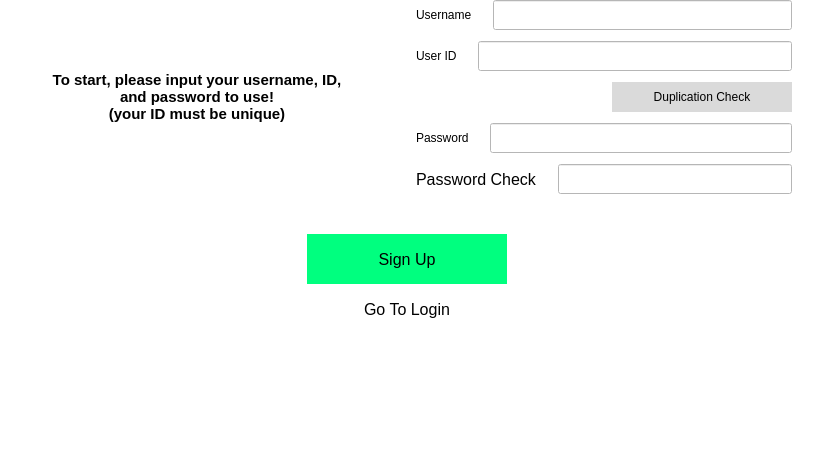
<?xml version="1.0" encoding="UTF-8"?>
<ui version="4.0">
 <class>SignupWidget</class>
 <widget class="QWidget" name="SignupWidget">
  <property name="geometry">
   <rect>
    <x>0</x>
    <y>0</y>
    <width>814</width>
    <height>452</height>
   </rect>
  </property>
  <property name="windowTitle">
   <string>Form</string>
  </property>
  <property name="styleSheet">
   <string notr="true">QWidget{
background-color: rgb(255, 255, 255);
}
QLabel{font: 12pt &quot;System&quot;;}

QPushButton{
background-color: rgb(218, 218, 218)
font: 12pt &quot;System&quot;;
border: 0px;
}

QPushButton:hover{
background-color: rgb(194, 194, 194);
font: 12pt &quot;System&quot;;
border: 0px;
}

QPushButton:pressed{
font: 12pt &quot;System&quot;;
background-color: rgb(184, 184, 184);
border: 0px;
}</string>
  </property>
  <layout class="QVBoxLayout" name="verticalLayout_2">
   <property name="spacing">
    <number>0</number>
   </property>
   <property name="leftMargin">
    <number>0</number>
   </property>
   <property name="topMargin">
    <number>0</number>
   </property>
   <property name="rightMargin">
    <number>0</number>
   </property>
   <property name="bottomMargin">
    <number>0</number>
   </property>
   <item>
    <layout class="QVBoxLayout" name="RegisterLayout">
     <property name="sizeConstraint">
      <enum>QLayout::SizeConstraint::SetDefaultConstraint</enum>
     </property>
     <item>
      <layout class="QHBoxLayout" name="horizontalLayout">
       <property name="sizeConstraint">
        <enum>QLayout::SizeConstraint::SetDefaultConstraint</enum>
       </property>
       <item>
        <widget class="QLabel" name="label_2">
         <property name="sizePolicy">
          <sizepolicy hsizetype="MinimumExpanding" vsizetype="Preferred">
           <horstretch>0</horstretch>
           <verstretch>0</verstretch>
          </sizepolicy>
         </property>
         <property name="styleSheet">
          <string notr="true">font: 12pt &quot;Arial&quot;;</string>
         </property>
         <property name="text">
          <string>&lt;html&gt;&lt;head/&gt;&lt;body&gt;&lt;p align=&quot;center&quot;&gt;&lt;span style=&quot; font-size:11pt; font-weight:700;&quot;&gt;To start, please input your username, ID,&lt;br/&gt;and password to use!&lt;br/&gt;(your ID must be unique)&lt;/span&gt;&lt;/p&gt;&lt;/body&gt;&lt;/html&gt;</string>
         </property>
         <property name="wordWrap">
          <bool>true</bool>
         </property>
        </widget>
       </item>
       <item>
        <spacer name="horizontalSpacer_5">
         <property name="orientation">
          <enum>Qt::Orientation::Horizontal</enum>
         </property>
         <property name="sizeType">
          <enum>QSizePolicy::Policy::Fixed</enum>
         </property>
         <property name="sizeHint" stdset="0">
          <size>
           <width>13</width>
           <height>20</height>
          </size>
         </property>
        </spacer>
       </item>
       <item>
        <widget class="QWidget" name="inputWidget" native="true">
         <property name="sizePolicy">
          <sizepolicy hsizetype="Preferred" vsizetype="Minimum">
           <horstretch>0</horstretch>
           <verstretch>0</verstretch>
          </sizepolicy>
         </property>
         <property name="minimumSize">
          <size>
           <width>0</width>
           <height>160</height>
          </size>
         </property>
         <property name="styleSheet">
          <string notr="true"/>
         </property>
         <layout class="QVBoxLayout" name="verticalLayout">
          <property name="spacing">
           <number>11</number>
          </property>
          <property name="topMargin">
           <number>0</number>
          </property>
          <property name="bottomMargin">
           <number>0</number>
          </property>
          <item>
           <layout class="QHBoxLayout" name="usernameLayout">
            <item>
             <widget class="QLabel" name="usernameLabel">
              <property name="sizePolicy">
               <sizepolicy hsizetype="Preferred" vsizetype="Preferred">
                <horstretch>0</horstretch>
                <verstretch>0</verstretch>
               </sizepolicy>
              </property>
              <property name="maximumSize">
               <size>
                <width>16777215</width>
                <height>26</height>
               </size>
              </property>
              <property name="styleSheet">
               <string notr="true">font: 700 12pt;</string>
              </property>
              <property name="text">
               <string>Username</string>
              </property>
             </widget>
            </item>
            <item>
             <spacer name="horizontalSpacer">
              <property name="orientation">
               <enum>Qt::Orientation::Horizontal</enum>
              </property>
              <property name="sizeType">
               <enum>QSizePolicy::Policy::Fixed</enum>
              </property>
              <property name="sizeHint" stdset="0">
               <size>
                <width>10</width>
                <height>20</height>
               </size>
              </property>
             </spacer>
            </item>
            <item>
             <widget class="QLineEdit" name="usernameInput">
              <property name="minimumSize">
               <size>
                <width>0</width>
                <height>30</height>
               </size>
              </property>
              <property name="maximumSize">
               <size>
                <width>16777215</width>
                <height>40</height>
               </size>
              </property>
              <property name="baseSize">
               <size>
                <width>0</width>
                <height>30</height>
               </size>
              </property>
             </widget>
            </item>
           </layout>
          </item>
          <item>
           <layout class="QVBoxLayout" name="useridBigLayout">
            <property name="topMargin">
             <number>0</number>
            </property>
            <property name="bottomMargin">
             <number>0</number>
            </property>
            <item>
             <layout class="QHBoxLayout" name="useridLayout">
              <item>
               <widget class="QLabel" name="useridLabel">
                <property name="enabled">
                 <bool>true</bool>
                </property>
                <property name="sizePolicy">
                 <sizepolicy hsizetype="Preferred" vsizetype="Fixed">
                  <horstretch>0</horstretch>
                  <verstretch>0</verstretch>
                 </sizepolicy>
                </property>
                <property name="maximumSize">
                 <size>
                  <width>16777215</width>
                  <height>26</height>
                 </size>
                </property>
                <property name="styleSheet">
                 <string notr="true">font: 700 12pt;</string>
                </property>
                <property name="text">
                 <string>User ID</string>
                </property>
               </widget>
              </item>
              <item>
               <spacer name="horizontalSpacer_2">
                <property name="orientation">
                 <enum>Qt::Orientation::Horizontal</enum>
                </property>
                <property name="sizeType">
                 <enum>QSizePolicy::Policy::Fixed</enum>
                </property>
                <property name="sizeHint" stdset="0">
                 <size>
                  <width>10</width>
                  <height>20</height>
                 </size>
                </property>
               </spacer>
              </item>
              <item>
               <widget class="QLineEdit" name="useridInput">
                <property name="minimumSize">
                 <size>
                  <width>0</width>
                  <height>30</height>
                 </size>
                </property>
                <property name="maximumSize">
                 <size>
                  <width>16777215</width>
                  <height>40</height>
                 </size>
                </property>
                <property name="baseSize">
                 <size>
                  <width>0</width>
                  <height>30</height>
                 </size>
                </property>
               </widget>
              </item>
             </layout>
            </item>
            <item>
             <layout class="QHBoxLayout" name="horizontalLayout_2">
              <property name="topMargin">
               <number>0</number>
              </property>
              <property name="rightMargin">
               <number>0</number>
              </property>
              <item alignment="Qt::AlignmentFlag::AlignLeft">
               <widget class="QLabel" name="idcheckLabel">
                <property name="text">
                 <string/>
                </property>
               </widget>
              </item>
              <item>
               <widget class="QPushButton" name="idAvailableButton">
                <property name="sizePolicy">
                 <sizepolicy hsizetype="Fixed" vsizetype="Fixed">
                  <horstretch>0</horstretch>
                  <verstretch>0</verstretch>
                 </sizepolicy>
                </property>
                <property name="minimumSize">
                 <size>
                  <width>180</width>
                  <height>30</height>
                 </size>
                </property>
                <property name="baseSize">
                 <size>
                  <width>200</width>
                  <height>0</height>
                 </size>
                </property>
                <property name="styleSheet">
                 <string notr="true">font: 12pt &quot;System&quot;;
background-color: rgb(218, 218, 218);
border-color: rgb(218, 218, 218);
border: 50px;
</string>
                </property>
                <property name="text">
                 <string>Duplication Check</string>
                </property>
               </widget>
              </item>
             </layout>
            </item>
           </layout>
          </item>
          <item>
           <layout class="QVBoxLayout" name="passwordBigLayout">
            <property name="sizeConstraint">
             <enum>QLayout::SizeConstraint::SetDefaultConstraint</enum>
            </property>
            <item>
             <layout class="QHBoxLayout" name="passwordLayout">
              <item>
               <widget class="QLabel" name="passwordLabel">
                <property name="styleSheet">
                 <string notr="true">font: 700 12pt;</string>
                </property>
                <property name="text">
                 <string>Password</string>
                </property>
               </widget>
              </item>
              <item>
               <spacer name="horizontalSpacer_9">
                <property name="orientation">
                 <enum>Qt::Orientation::Horizontal</enum>
                </property>
                <property name="sizeType">
                 <enum>QSizePolicy::Policy::Fixed</enum>
                </property>
                <property name="sizeHint" stdset="0">
                 <size>
                  <width>10</width>
                  <height>20</height>
                 </size>
                </property>
               </spacer>
              </item>
              <item>
               <widget class="QLineEdit" name="passwordInput">
                <property name="enabled">
                 <bool>true</bool>
                </property>
                <property name="minimumSize">
                 <size>
                  <width>0</width>
                  <height>30</height>
                 </size>
                </property>
                <property name="maximumSize">
                 <size>
                  <width>16777215</width>
                  <height>40</height>
                 </size>
                </property>
                <property name="baseSize">
                 <size>
                  <width>0</width>
                  <height>30</height>
                 </size>
                </property>
                <property name="echoMode">
                 <enum>QLineEdit::EchoMode::Password</enum>
                </property>
               </widget>
              </item>
             </layout>
            </item>
            <item>
             <layout class="QHBoxLayout" name="passwordcheckLayout">
              <item>
               <widget class="QLabel" name="label">
                <property name="font">
                 <font>
                  <family>System</family>
                  <pointsize>12</pointsize>
                  <italic>false</italic>
                  <bold>false</bold>
                 </font>
                </property>
                <property name="text">
                 <string>Password Check</string>
                </property>
               </widget>
              </item>
              <item>
               <spacer name="horizontalSpacer_3">
                <property name="orientation">
                 <enum>Qt::Orientation::Horizontal</enum>
                </property>
                <property name="sizeType">
                 <enum>QSizePolicy::Policy::Fixed</enum>
                </property>
                <property name="sizeHint" stdset="0">
                 <size>
                  <width>10</width>
                  <height>20</height>
                 </size>
                </property>
               </spacer>
              </item>
              <item>
               <widget class="QLineEdit" name="passwordcheckInput">
                <property name="minimumSize">
                 <size>
                  <width>0</width>
                  <height>30</height>
                 </size>
                </property>
                <property name="baseSize">
                 <size>
                  <width>0</width>
                  <height>30</height>
                 </size>
                </property>
                <property name="echoMode">
                 <enum>QLineEdit::EchoMode::Password</enum>
                </property>
               </widget>
              </item>
             </layout>
            </item>
           </layout>
          </item>
         </layout>
        </widget>
       </item>
       <item>
        <spacer name="horizontalSpacer_6">
         <property name="orientation">
          <enum>Qt::Orientation::Horizontal</enum>
         </property>
         <property name="sizeType">
          <enum>QSizePolicy::Policy::Fixed</enum>
         </property>
         <property name="sizeHint" stdset="0">
          <size>
           <width>13</width>
           <height>20</height>
          </size>
         </property>
        </spacer>
       </item>
      </layout>
     </item>
     <item>
      <spacer name="verticalSpacer_3">
       <property name="orientation">
        <enum>Qt::Orientation::Vertical</enum>
       </property>
       <property name="sizeType">
        <enum>QSizePolicy::Policy::Minimum</enum>
       </property>
       <property name="sizeHint" stdset="0">
        <size>
         <width>20</width>
         <height>40</height>
        </size>
       </property>
      </spacer>
     </item>
     <item>
      <layout class="QHBoxLayout" name="horizontalLayout_5">
       <property name="sizeConstraint">
        <enum>QLayout::SizeConstraint::SetDefaultConstraint</enum>
       </property>
       <item>
        <spacer name="horizontalSpacer_7">
         <property name="orientation">
          <enum>Qt::Orientation::Horizontal</enum>
         </property>
         <property name="sizeHint" stdset="0">
          <size>
           <width>40</width>
           <height>20</height>
          </size>
         </property>
        </spacer>
       </item>
       <item>
        <layout class="QVBoxLayout" name="verticalLayout_4">
         <property name="sizeConstraint">
          <enum>QLayout::SizeConstraint::SetMinimumSize</enum>
         </property>
         <property name="leftMargin">
          <number>0</number>
         </property>
         <item>
          <widget class="QPushButton" name="continueButton">
           <property name="sizePolicy">
            <sizepolicy hsizetype="Fixed" vsizetype="Fixed">
             <horstretch>0</horstretch>
             <verstretch>0</verstretch>
            </sizepolicy>
           </property>
           <property name="minimumSize">
            <size>
             <width>200</width>
             <height>50</height>
            </size>
           </property>
           <property name="font">
            <font>
             <family>System</family>
             <pointsize>12</pointsize>
             <italic>false</italic>
             <bold>false</bold>
            </font>
           </property>
           <property name="toolTipDuration">
            <number>5</number>
           </property>
           <property name="styleSheet">
            <string notr="true">
QPushButton{
background-color: rgb(0, 255, 127);
font: 12pt &quot;System&quot;;
border: 0px;
}

QPushButton:hover{
background-color: rgb(194, 194, 194);
font: 12pt &quot;System&quot;;
border: 0px;
}

QPushButton:pressed{
font: 12pt &quot;System&quot;;
background-color: rgb(184, 184, 184);
border: 0px;
}</string>
           </property>
           <property name="text">
            <string>Sign Up</string>
           </property>
          </widget>
         </item>
         <item>
          <widget class="QPushButton" name="loginButton">
           <property name="sizePolicy">
            <sizepolicy hsizetype="Fixed" vsizetype="Fixed">
             <horstretch>0</horstretch>
             <verstretch>0</verstretch>
            </sizepolicy>
           </property>
           <property name="minimumSize">
            <size>
             <width>200</width>
             <height>50</height>
            </size>
           </property>
           <property name="font">
            <font>
             <family>System</family>
             <pointsize>12</pointsize>
             <italic>false</italic>
             <bold>false</bold>
            </font>
           </property>
           <property name="toolTipDuration">
            <number>5</number>
           </property>
           <property name="styleSheet">
            <string notr="true">QPushButton{
background-color: rgba(255, 255, 255, 0);
border: 0px;
font: 12pt &quot;System&quot;;
}</string>
           </property>
           <property name="text">
            <string>Go To Login</string>
           </property>
          </widget>
         </item>
        </layout>
       </item>
       <item>
        <spacer name="horizontalSpacer_8">
         <property name="orientation">
          <enum>Qt::Orientation::Horizontal</enum>
         </property>
         <property name="sizeHint" stdset="0">
          <size>
           <width>40</width>
           <height>20</height>
          </size>
         </property>
        </spacer>
       </item>
      </layout>
     </item>
     <item>
      <spacer name="verticalSpacer">
       <property name="orientation">
        <enum>Qt::Orientation::Vertical</enum>
       </property>
       <property name="sizeType">
        <enum>QSizePolicy::Policy::MinimumExpanding</enum>
       </property>
       <property name="sizeHint" stdset="0">
        <size>
         <width>20</width>
         <height>40</height>
        </size>
       </property>
      </spacer>
     </item>
    </layout>
   </item>
  </layout>
 </widget>
 <resources/>
 <connections/>
</ui>
